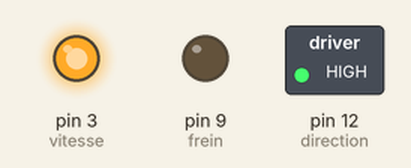
Recording of a sketch running on a simulated Arduino Uno, built with avr-gcc and run on an emulated ATmega328P. Parts: switched loads named in the sketch (green lamp = pin HIGH), output pins drawn as LEDs (lit = HIGH).

Above: at 0.1 s.
Timing chart, 0 to 1.6 s (numbered marks = the images above):
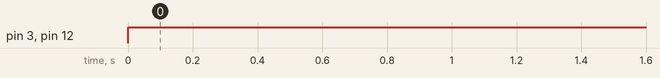

Measured:
- by itself, pin 3 (vitesse), pin 12 (direction): LOW → HIGH at 0.00 s

The sketch:

moteur_test.ino
```cpp
/*************************************************************
Deplacement du robot
Anthony et Paul
Projet Robotino
*************************************************************/
const int direction = 12;
const int frein = 9;
const int vitesse = 3;
void setup() {
  //A
  pinMode(direction, OUTPUT); //Direction du moteur
  pinMode(frein, OUTPUT); //Frein du moteur

}

void loop(){


  digitalWrite(direction, HIGH);
  digitalWrite(frein, LOW);
  analogWrite(vitesse, 255);

  delay(3000);

}
```
